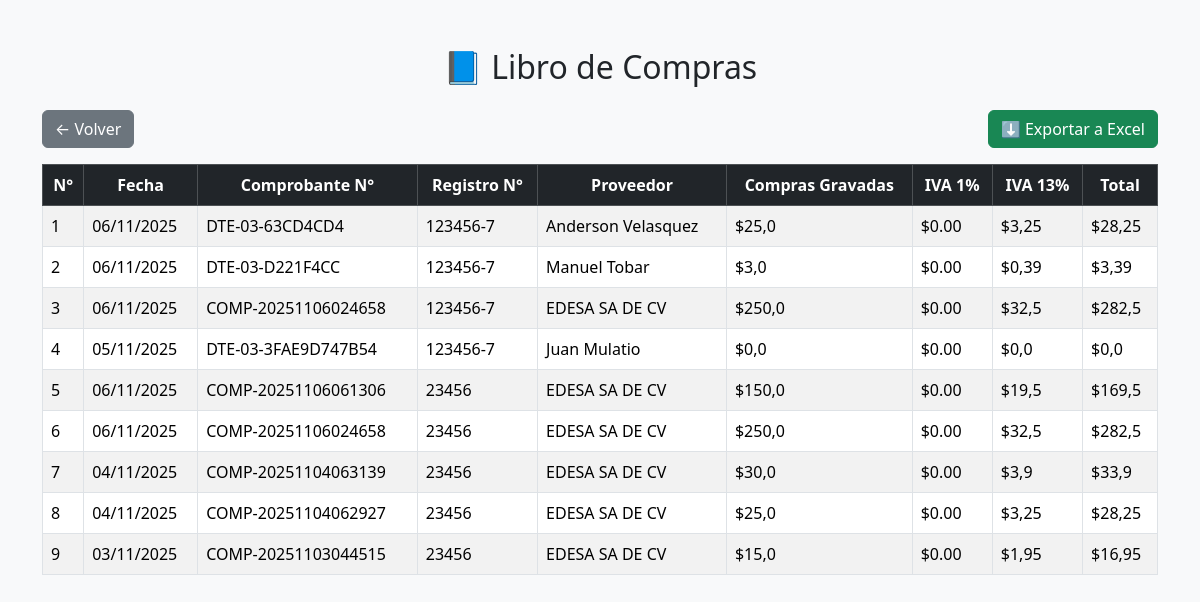
The app's page /libros/compras/ (signed in) with its own data.
### Modulos/Facturacion/models.py (models this page shows, shortened)
class DTE(models.Model):
    TIPO_DTE_CHOICES = [
        ('01', 'Factura'),
        ('03', 'Comprobante de Crédito Fiscal'),
        ('05', 'Nota de Crédito'),
        ('06', 'Nota de Débito'),
        ('07', 'Retención'),
        ('11', 'Liquidación'),
    ]
    ESTADOS = [
        ('Activo', 'Activo'),
        ('Anulado', 'Anulado'),
    ]
    empresa = models.ForeignKey(Empresa, on_delete=models.CASCADE)
    cliente = models.ForeignKey(Cliente, on_delete=models.CASCADE)
    usuario = models.ForeignKey(User, on_delete=models.SET_NULL, null=True, blank=True)  # 🔹 quién emitió
    tipo_dte = models.CharField(max_length=2, choices=TIPO_DTE_CHOICES, default='01')
    numero_control = models.CharField(max_length=50, unique=True)
    fecha_emision = models.DateTimeField(auto_now_add=True)
    condicion_pago = models.CharField(max_length=20, default='Contado')
    subtotal = models.DecimalField(max_digits=10, decimal_places=2, default=0)
    iva = models.DecimalField(max_digits=10, decimal_places=2, default=0)
    total = models.DecimalField(max_digits=10, decimal_places=2, default=0)
    codigo_generacion = models.CharField(max_length=100, blank=True, null=True)
    sello_recepcion = models.CharField(max_length=150, blank=True, null=True)
    estado = models.CharField(max_length=10, choices=ESTADOS, default='Activo')

class Empresa(models.Model):
    nombre = models.CharField(max_length=120)
    nit = models.CharField(max_length=20, unique=True)
    nrc = models.CharField(max_length=20, unique=True)
    direccion = models.TextField()
    telefono = models.CharField(max_length=20, blank=True, null=True)
    correo = models.EmailField(blank=True, null=True)
    actividad_economica = models.CharField(max_length=150, blank=True, null=True)
    representante_legal = models.CharField(max_length=100, blank=True, null=True)

class Cliente(models.Model):
    nombre = models.CharField(max_length=120)
    nit = models.CharField(max_length=20)
    nrc = models.CharField(max_length=20, blank=True, null=True)
    direccion = models.TextField()
    correo = models.EmailField(blank=True, null=True)
    telefono = models.CharField(max_length=20, blank=True, null=True)

class Compra(models.Model):
    fecha = models.DateTimeField(default=now)
    comprobante_numero = models.CharField(max_length=50)
    registro_nrc = models.CharField(max_length=20)
    proveedor = models.CharField(max_length=150)
    compras_gravadas = models.DecimalField(max_digits=10, decimal_places=2)
    iva_1 = models.DecimalField(max_digits=10, decimal_places=2, default=Decimal('0.00'))
    iva_13 = models.DecimalField(max_digits=10, decimal_places=2)
    total = models.DecimalField(max_digits=10, decimal_places=2)

### Modulos/Facturacion/views.py (the view)
# urls.py: path('libros/compras/', views.libro_compras, name='libro_compras'),
@login_required
def libro_compras(request):
    dtes = DTE.objects.filter(tipo_dte='03', estado='Activo').order_by('-fecha_emision')
    compras_dte = []
    for dte in dtes:
        proveedor = (
            dte.codigo_generacion.replace("Compra a proveedor: ", "")
            if dte.codigo_generacion and "Compra a proveedor:" in dte.codigo_generacion
            else (dte.cliente.nombre if hasattr(dte.cliente, "nombre") else "N/A")
        )
        compras_dte.append({
            "fecha": dte.fecha_emision.strftime("%d/%m/%Y"),
            "comprobante": dte.numero_control,
            "registro": dte.empresa.nrc if hasattr(dte.empresa, "nrc") else "—",
            "proveedor": proveedor,
            "gravadas": float(dte.subtotal),
            "iva": float(dte.iva),
            "total": float(dte.total),
        })
    compras_extra = [
        {
            "fecha": c.fecha.strftime("%d/%m/%Y"),
            "comprobante": c.comprobante_numero,
            "registro": c.registro_nrc,
            "proveedor": c.proveedor,
            "gravadas": float(c.compras_gravadas),
            "iva": float(c.iva_13),
            "total": float(c.total),
        }
        for c in Compra.objects.all().order_by('-fecha')
    ]
    compras = compras_dte + compras_extra
    return render(request, 'Facturacion/libro_compras.html', {'compras': compras})

### Modulos/Facturacion/templates/Facturacion/libro_compras.html (shortened to what this page needs)
{% load static %}
<!DOCTYPE html>
<html lang="es">
<head>
    <link href="https://cdn.jsdelivr.net/npm/bootstrap@5.3.3/dist/css/bootstrap.min.css" rel="stylesheet">
</head>
<body class="bg-light">
<div class="container mt-5">
    <h2 class="text-center mb-4">📘 Libro de Compras</h2>
    <div class="d-flex justify-content-between mb-3">
        <a href="{% url 'menu_catalogos' %}" class="btn btn-secondary">← Volver</a>
        <a href="?exportar=1" class="btn btn-success">⬇ Exportar a Excel</a>
    </div>
    <table class="table table-bordered table-striped">
        <thead class="table-dark text-center">
            <tr>
                <th>N°</th><th>Fecha</th><th>Comprobante N°</th><th>Registro N°</th>
                <th>Proveedor</th><th>Compras Gravadas</th><th>IVA 1%</th><th>IVA 13%</th><th>Total</th>
            </tr>
        </thead>
        <tbody>
            {% for c in compras %}
            <tr>
                <td>{{ forloop.counter }}</td>
                <td>{{ c.fecha }}</td>
                <td>{{ c.comprobante }}</td>
                <td>{{ c.registro }}</td>
                <td>{{ c.proveedor }}</td>
                <td>${{ c.gravadas }}</td>
                <td>$0.00</td>
                <td>${{ c.iva }}</td>
                <td>${{ c.total }}</td>
            </tr>
            {% endfor %}
        </tbody>
    </table>
</div>
</body>
</html>

### records on screen
DTE: comprobante "DTE-03-63CD4CD4"
Empresa: registro "123456-7" "123456-7" "123456-7" "123456-7"
Cliente: proveedor "Anderson Velasquez"
DTE: comprobante "DTE-03-D221F4CC"
Cliente: proveedor "Manuel Tobar"
DTE: comprobante "COMP-20251106024658"
DTE: comprobante "DTE-03-3FAE9D747B54"
Cliente: proveedor "Juan Mulatio"
Compra: comprobante "COMP-20251106061306", registro "23456", proveedor "EDESA SA DE CV"
Compra: comprobante "COMP-20251106024658", registro "23456", proveedor "EDESA SA DE CV"
Compra: comprobante "COMP-20251104063139", registro "23456", proveedor "EDESA SA DE CV"
Compra: comprobante "COMP-20251104062927", registro "23456", proveedor "EDESA SA DE CV"
Compra: comprobante "COMP-20251103044515", registro "23456", proveedor "EDESA SA DE CV"

### other values on screen
{{ c.fecha }} "06/11/2025" "06/11/2025" "06/11/2025" "05/11/2025" "06/11/2025" "06/11/2025" "04/11/2025" "04/11/2025" "03/11/2025"
{{ c.gravadas }} "25,0" "3,0" "250,0" "0,0" "150,0" "250,0" "30,0" "25,0" "15,0"
{{ c.iva }} "3,25" "0,39" "32,5" "0,0" "19,5" "32,5" "3,9" "3,25" "1,95"
{{ c.total }} "28,25" "3,39" "282,5" "0,0" "169,5" "282,5" "33,9" "28,25" "16,95"
{{ c.proveedor }} "EDESA SA DE CV"
